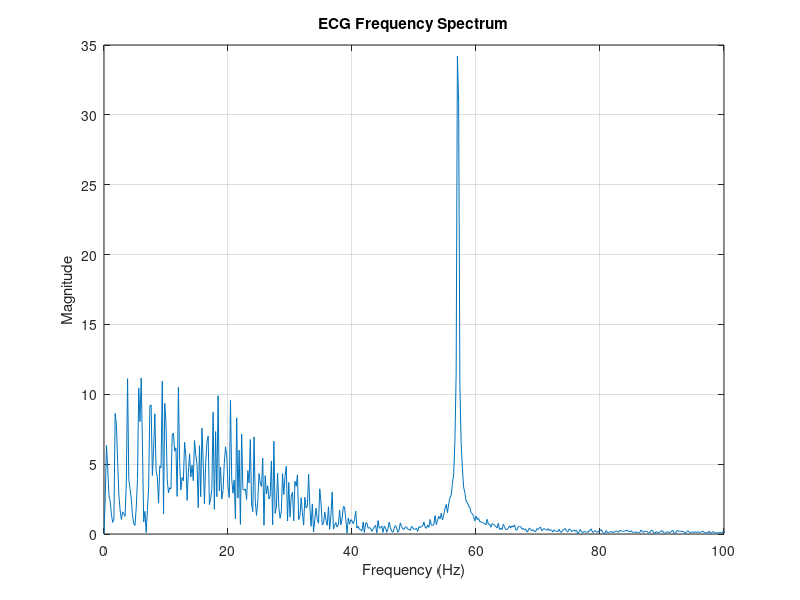

Reproduce this figure in MATLAB.
clear all;
close all;
clc;

load('ECG_raw.mat');

% Take first 5 seconds
x = ecg(1:5*Fs);
tt = t(1:5*Fs);

% Remove DC component for analysis
x_ac = x - mean(x);

% RMS of signal
rms_value = sqrt(mean(x_ac.^2));

fprintf('Mean value = %.2f\n', mean(x));
fprintf('RMS value  = %.2f\n', rms_value);

% FFT
N = length(x_ac);

Y = fft(x_ac);
P2 = abs(Y/N);
P1 = P2(1:N/2+1);
P1(2:end-1) = 2*P1(2:end-1);

f = Fs*(0:(N/2))/N;

% Find dominant frequencies below 100 Hz
range = find(f <= 100);

[magnitude, index] = max(P1(range));

fprintf('Dominant frequency below 100 Hz = %.2f Hz\n', f(range(index)));
fprintf('Magnitude at dominant frequency = %.2f\n', magnitude);

% Plot spectrum
figure;
plot(f, P1);
xlim([0 100]);
xlabel('Frequency (Hz)');
ylabel('Magnitude');
title('ECG Frequency Spectrum');
grid on;
